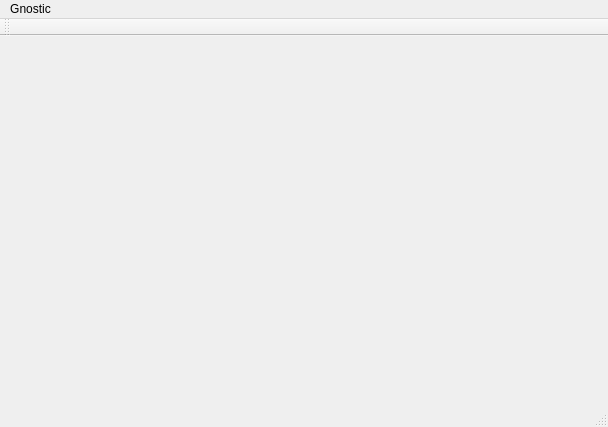
<?xml version="1.0" encoding="UTF-8"?>
<ui version="4.0">
 <class>GnosticMainWindow</class>
 <widget class="QMainWindow" name="GnosticMainWindow">
  <property name="geometry">
   <rect>
    <x>0</x>
    <y>0</y>
    <width>608</width>
    <height>427</height>
   </rect>
  </property>
  <property name="windowTitle">
   <string>GnosticMainWindow</string>
  </property>
  <widget class="QWidget" name="centralWidget">
   <layout class="QHBoxLayout" name="horizontalLayout"/>
  </widget>
  <widget class="QMenuBar" name="menuBar">
   <property name="geometry">
    <rect>
     <x>0</x>
     <y>0</y>
     <width>608</width>
     <height>21</height>
    </rect>
   </property>
   <widget class="QMenu" name="menuTools">
    <property name="title">
     <string>Gnostic</string>
    </property>
    <addaction name="separator"/>
    <addaction name="actionQuit"/>
   </widget>
   <addaction name="menuTools"/>
  </widget>
  <widget class="QToolBar" name="mainToolBar">
   <attribute name="toolBarArea">
    <enum>TopToolBarArea</enum>
   </attribute>
   <attribute name="toolBarBreak">
    <bool>false</bool>
   </attribute>
  </widget>
  <widget class="QStatusBar" name="statusBar"/>
  <action name="actionFullscreen">
   <property name="checkable">
    <bool>true</bool>
   </property>
   <property name="text">
    <string>Fullscreen</string>
   </property>
   <property name="shortcut">
    <string>F11</string>
   </property>
  </action>
  <action name="actionConfigure">
   <property name="text">
    <string>Configure</string>
   </property>
  </action>
  <action name="actionQuit">
   <property name="text">
    <string>Quit</string>
   </property>
   <property name="shortcut">
    <string>Ctrl+Q</string>
   </property>
  </action>
  <action name="actionAbout">
   <property name="text">
    <string>About Gnostic</string>
   </property>
  </action>
 </widget>
 <layoutdefault spacing="6" margin="11"/>
 <resources/>
 <connections>
  <connection>
   <sender>actionQuit</sender>
   <signal>activated()</signal>
   <receiver>GnosticMainWindow</receiver>
   <slot>close()</slot>
   <hints>
    <hint type="sourcelabel">
     <x>-1</x>
     <y>-1</y>
    </hint>
    <hint type="destinationlabel">
     <x>284</x>
     <y>233</y>
    </hint>
   </hints>
  </connection>
 </connections>
</ui>
